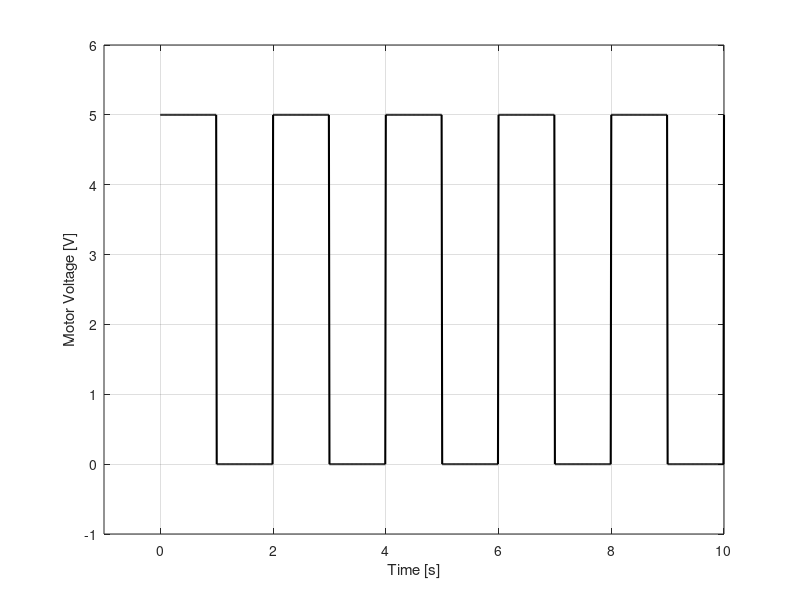

Here is the MATLAB script that generated this plot:
% Define signal parameters based on your text
f = 0.5;                % Frequency in Hz
T = 1/f;                % Period in seconds (2s)
num_cycles = 5;         % Number of repetitions
t_end = num_cycles * T; % Total duration (10s)
Ts = 0.01;              % 10 ms sample time (matching MicroOS 100 Hz rate)

% Create time vector and generate the square wave
t = 0:Ts:t_end;
% square() generates a periodic square wave with values +1 and -1
voltage = 2.5 * square(2 * pi * f * t) + 2.5; 

% Create the plot
figure;
% Use black ('k-') to comply with the black and white printing rule
plot(t, voltage, 'k-', 'LineWidth', 1.5); 

% Add readable labels with physical units
xlabel('Time [s]', 'FontSize', 11);
ylabel('Motor Voltage [V]', 'FontSize', 11);

% Set axes limits to show the 10V pulse within the 12V hardware limit
ylim([-1 6]);
xlim([-1 t_end]);
grid on;

% Export as a vector PDF for crisp rendering in your LaTeX report
%exportgraphics(gcf, 'excitation_signal.pdf', 'ContentType', 'vector', 'BackgroundColor','white');
